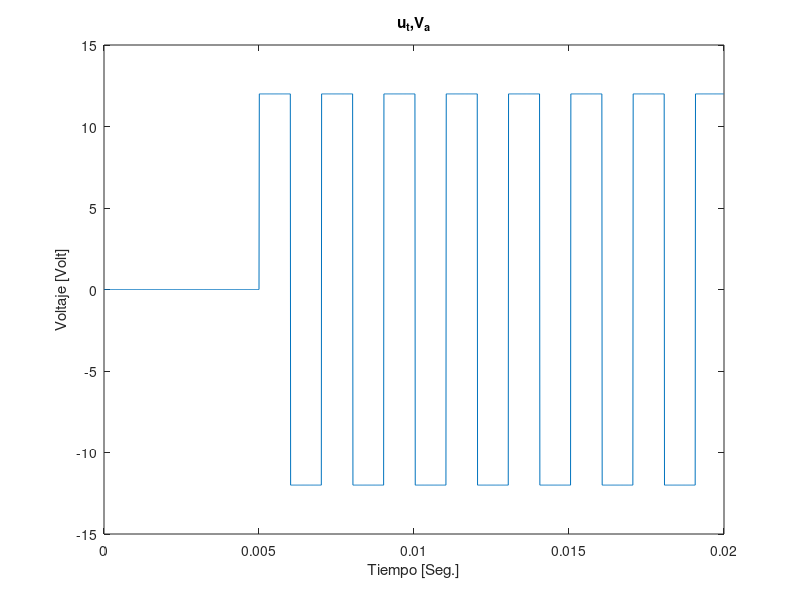
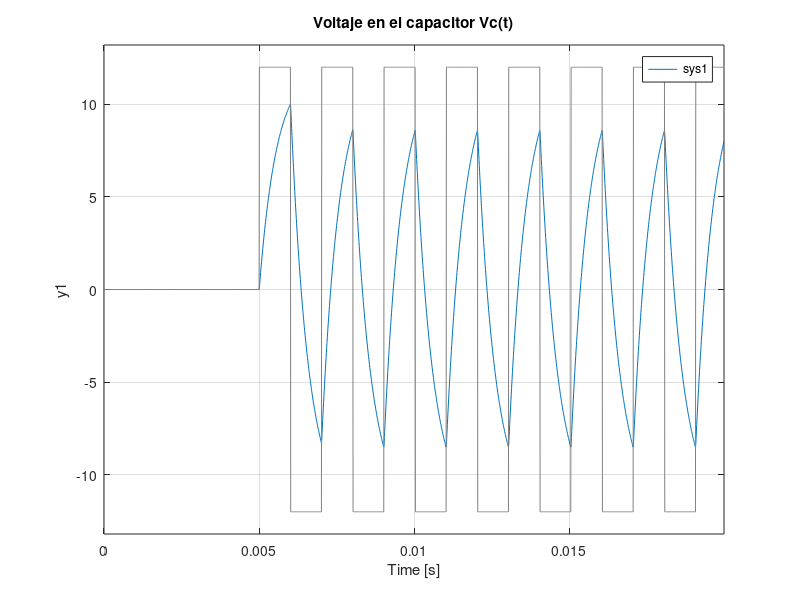
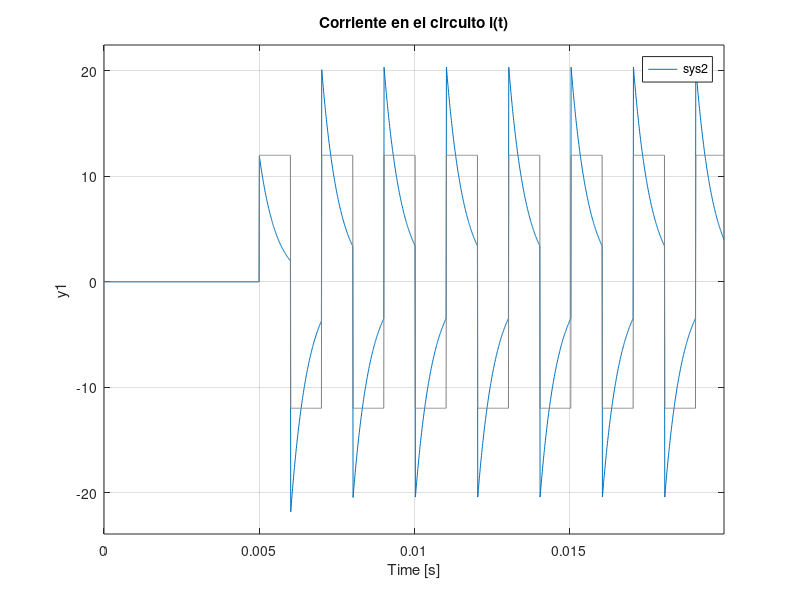

The MATLAB script that drew these images, in order:
clc;clear all;close all;

%Defino las contantes del sistema
R=5.6e3;
L=10e-6;
C=100e-9;

%Defino las matrices
Mat_A=[-R/L -1/L;1/C 0];
Mat_B=[1/L;0];
Mat_C=[R 0;0 1];% Necesito el voltaje a la salida que es el producto entre la corriente de la malla y la resistencia

%Defino la entrada U
h=0.00001; %0.01 ms de paso
t = 0:h:0.01999; % Vector de tiempo de 0 a 20ms con paso de h=0.0001ms --> vector tamaño 2000
u = zeros(size(t)); % Vector de ceros de la misma longitud que el vector de tiempo
variable=0;%cuenta 1ms/h

for i = 1:length(t)
    
    if t(i) <= 0.005
        u(i)= 0; %primeros 5 ms vale cero
    elseif t(i) > 0.005 && variable<=(0.001/h)
        u(i) = 12;
        variable=variable+1;
    elseif t(i) > 0.005 && variable>(0.001/h)
        u(i) = -12;
        variable=variable+1;
    end
    
    if variable>(2*(0.001/h))
        variable=0;
    end
    
end
plot(t, u);
title('u_t,V_a')
xlabel('Tiempo [Seg.]');
ylabel('Voltaje [Volt]');

%voltaje en el capacitor
Mat_C=[0 1];
sys1=ss(Mat_A,Mat_B,Mat_C,[]);
figure
lsim(sys1,u,t);
title('Voltaje en el capacitor Vc(t)');

%corriente
Mat_C=[R 0];
sys2=ss(Mat_A,Mat_B,Mat_C,[]);
figure
lsim(sys2,u,t);
title('Corriente en el circuito i(t)');
